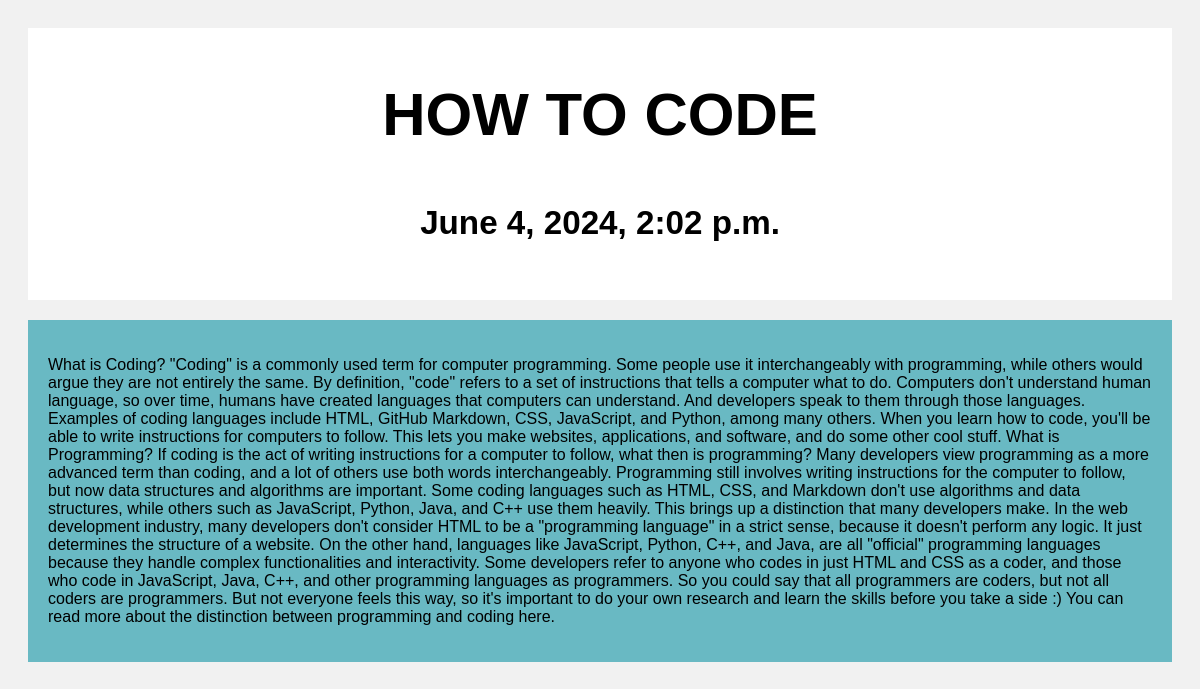
/post/1, run on the app's committed database.
### posts/models.py (models this page shows)
class post(models.Model) :
    title = models.CharField(max_length=100)  # Correct
    body  =models.TextField()
    published_date = models.DateTimeField(default = datetime.now,blank = True)  # Correct

### posts/views.py (the view)
# urls.py: path('post/<str:pk>',views.postss,name = "post")
def postss(request, pk) :
    posts = post.objects.get(id=pk)
    return render(request,'posts.html',{'posts' : posts})

### templates/posts.html (shortened to what this page needs)
<!DOCTYPE html>
<html>
<head>
</head>
<body>
<div class="header">
  <h2>{{posts.title}}</h2>
  <h5>{{posts.published_date}}</h5>
</div>
<div class="row">
  <div class="leftcolumn">
    <div class="card">
        <p>{{posts.body}}</p>
    </div>
  </div>
</div>
</body>
</html>

### templates/posts.html (style rules this page uses)
* { box-sizing: border-box; }
body { font-family: Arial; padding: 20px; background: #f1f1f1; }
.header { padding: 2px; font-size: 40px; text-align: center; background: white; }
.leftcolumn { float: left; width: 100%; }
.card { background-color: rgb(105, 185, 195); padding: 20px; margin-top: 20px; }
.row:after { content: ""; display: table; clear: both; }

### data on the page
post: title "HOW TO CODE", published_date "June 4, 2024, 2:02 p.m.", body "What is Coding? \"Coding\" is a commonly used term for computer programming. Some people use it interchangeably with programming, while others would argue they are not entirely the same. By definition, \"code\" refers to a set of instructions that tells a computer what to do. Computers don't understand human language, so over time, humans have created languages that computers can understand. And developers speak to them through those languages. Examples of coding languages include HTML, GitHub Markdown, CSS, JavaScript, and Python, among many others. When you learn how to code, you'll be able to write instructions for computers to follow. This lets you make websites, applications, and software,…"
